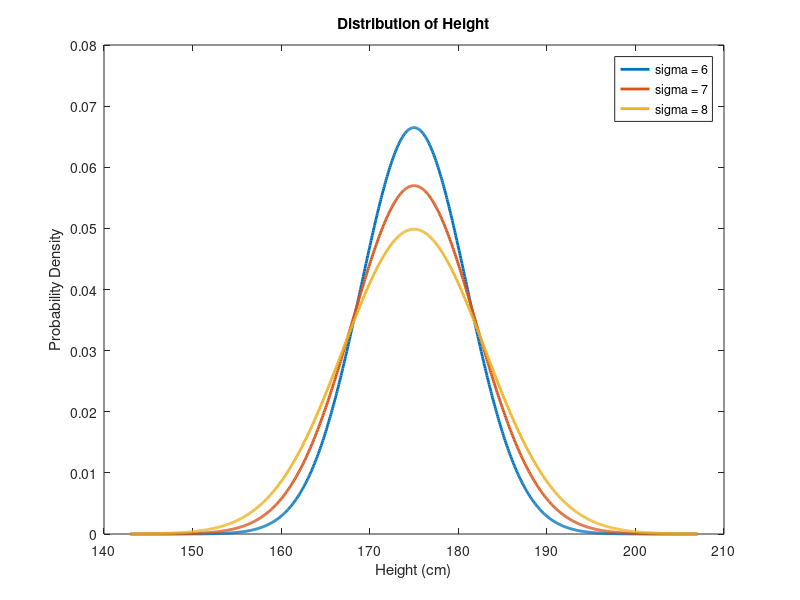

This figure's MATLAB source:
mu = 175;

sigma_values = [6, 7, 8];

x = linspace(mu-4*max(sigma_values), mu+4*max(sigma_values), 1000);

for i = 1:numel(sigma_values)
    y = normpdf(x, mu, sigma_values(i));
    
    plot(x, y, 'LineWidth', 2);
    hold on;
end

title('Distribution of Height');
xlabel('Height (cm)');
ylabel('Probability Density');

legend('sigma = 6', 'sigma = 7', 'sigma = 8');
